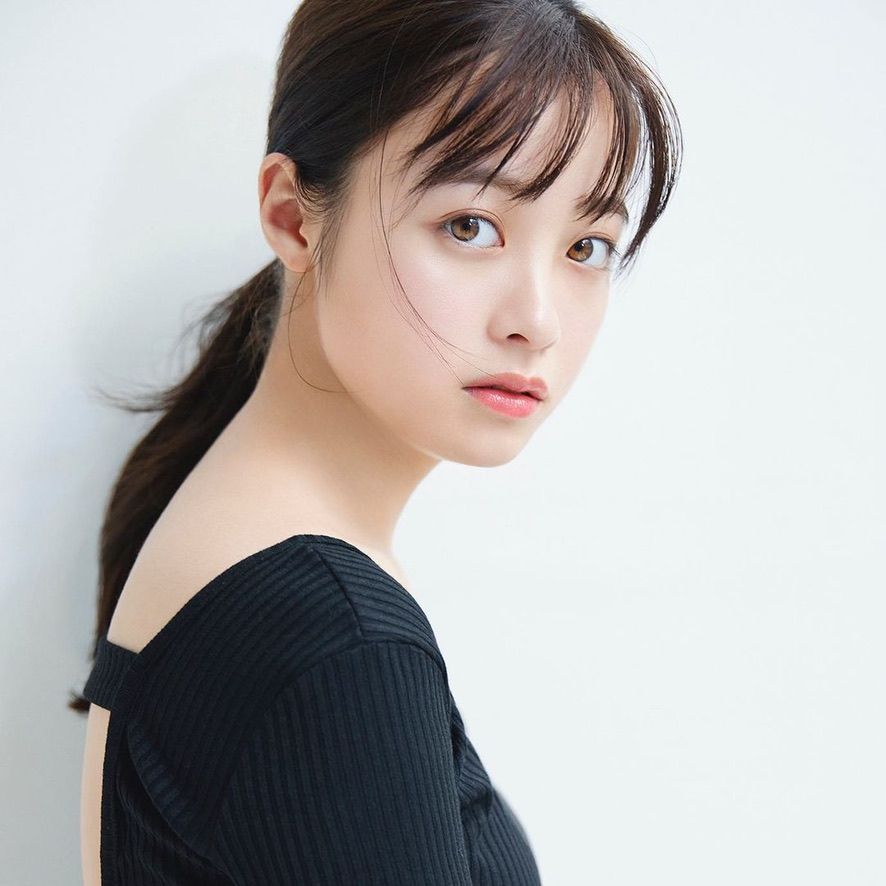
#> input picture opencv/Photos/2.jpeg, 886 x 886 px
$ python '7_edge detector.py'
#> lines starting #> are read from the running program, lines starting #| are printed output that depends on the picture; after the words box and inside, x2 and y2 are one past the last pixel; in counts of white or black regions, pixels touching at a corner belong together
import cv2 as cv
import numpy as np

# 边缘检测(需要灰度图)流程：
# 1.高斯滤波
# 2.计算像素点梯度和方向
# 3.非极大值抑制
# 4.双阈值
# 5.抑制孤立的弱边缘

img = cv.imread('Photos/2.jpeg',cv.IMREAD_GRAYSCALE)
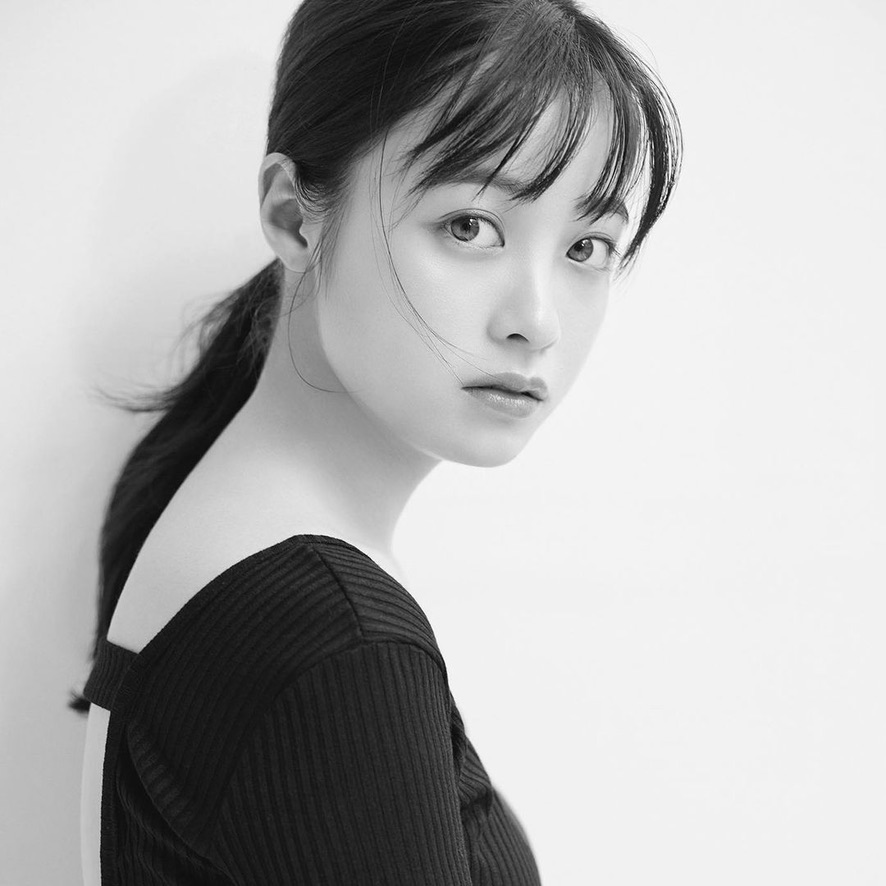
#> img: shape (886, 886); min 0, max 255, mean 177.6

img1 = cv.Canny(img,80,150)
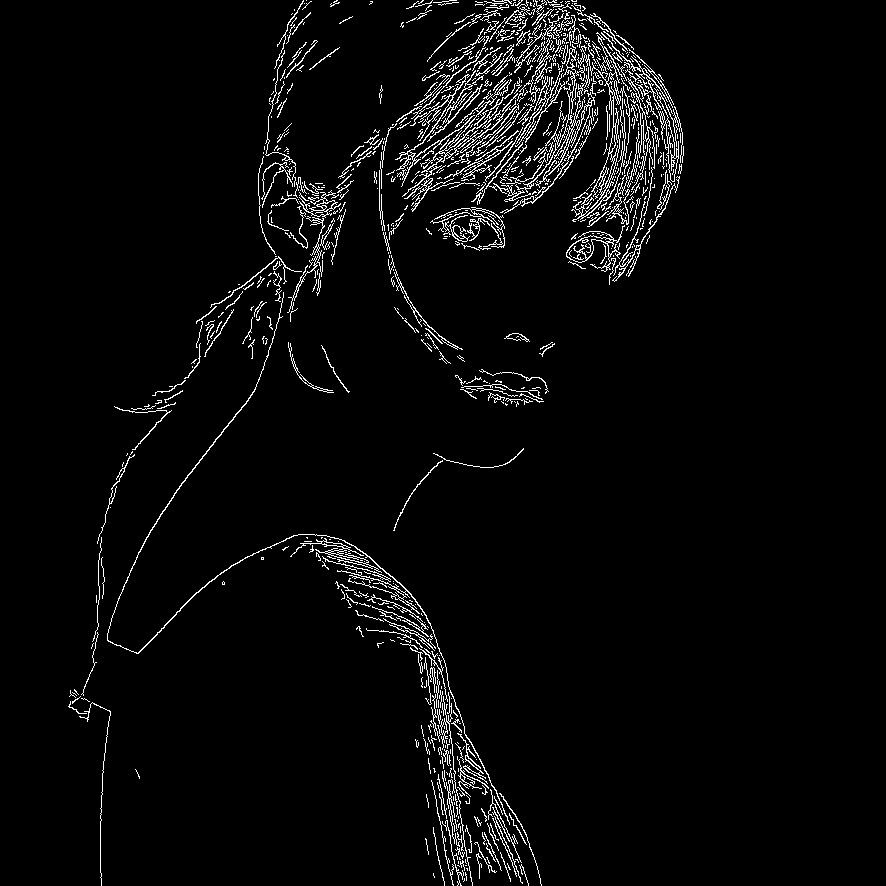
#> img1: shape (886, 886); 3.6% white in thin lines or dots, all inside (x1, y1, x2, y2) = (68, 0, 684, 886)
img2 = cv.Canny(img,50,100)
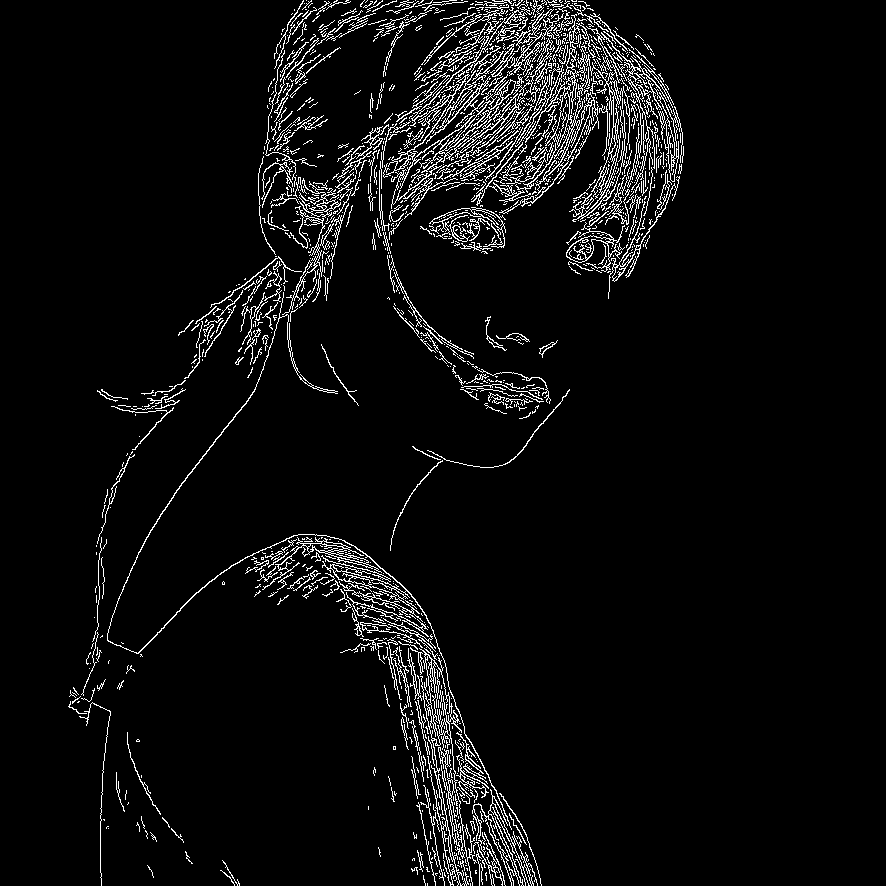
#> img2: shape (886, 886); 5.1% white in thin lines or dots, all inside (x1, y1, x2, y2) = (68, 0, 684, 886)

res = np.hstack((img1,img2))
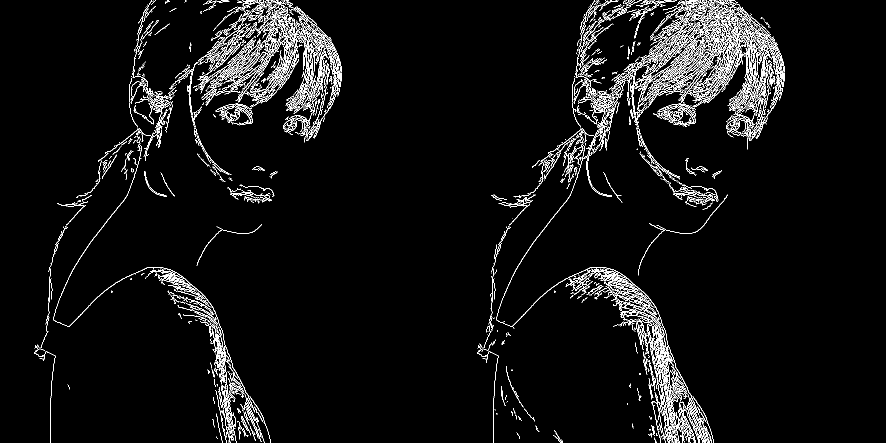
#> res: shape (886, 1772) (shown at 1/2 size); 4.3% white in thin lines or dots, all inside (x1, y1, x2, y2) = (68, 0, 1570, 886)

cv.imshow('image',res)
cv.waitKey(0)
cv.destroyAllWindows()

$ run again, with opencv/Photos/4.jpeg copied over opencv/Photos/2.jpeg
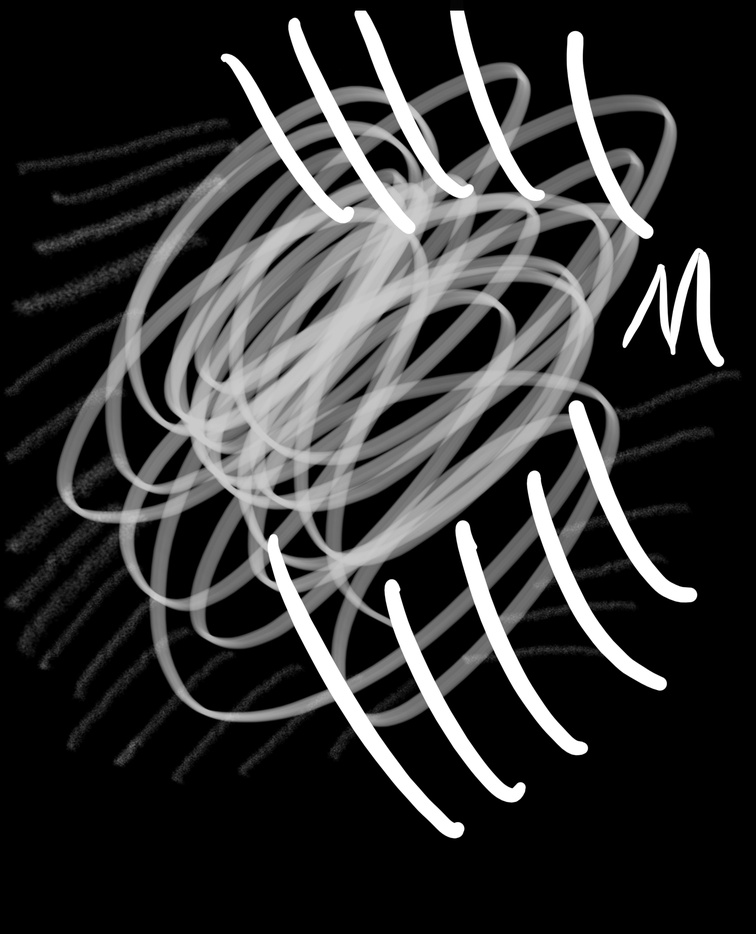
#> input picture opencv/Photos/4.jpeg, 756 x 934 px, shrunk from 1640 x 2026 before the run
#> img is the input picture: shape (934, 756); min 0, max 255, mean 50.6
#> `img1 = cv.Canny(img,80,150)`:
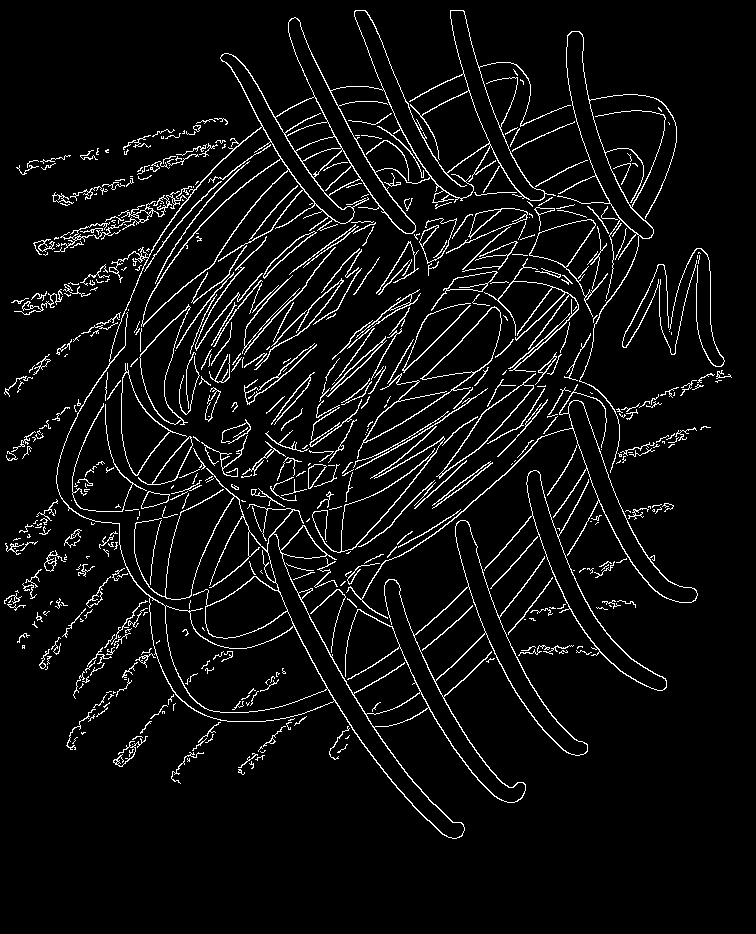
#> img1: shape (934, 756); 5.7% white in thin lines or dots, all inside (x1, y1, x2, y2) = (4, 10, 732, 839)
#> img2: shape (934, 756); 6.9% white in thin lines or dots, all inside (x1, y1, x2, y2) = (4, 10, 742, 839)
#> `res = np.hstack((img1,img2))`:
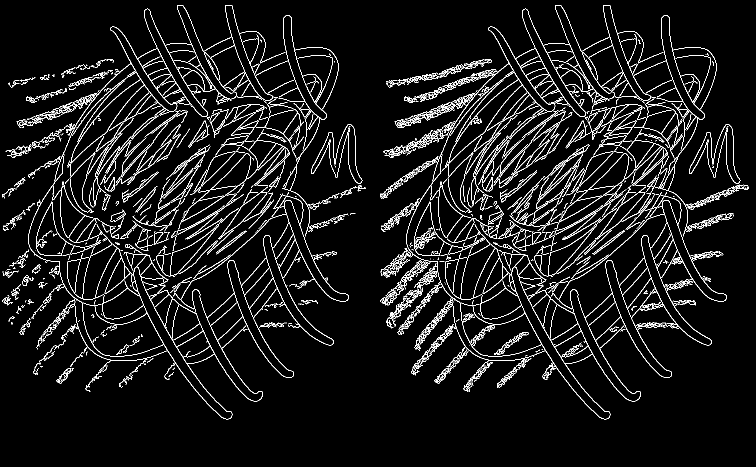
#> res: shape (934, 1512) (shown at 1/2 size); 6.3% white in thin lines or dots, all inside (x1, y1, x2, y2) = (4, 10, 1498, 839)

$ run again, with opencv/Photos/face.jpeg copied over opencv/Photos/2.jpeg
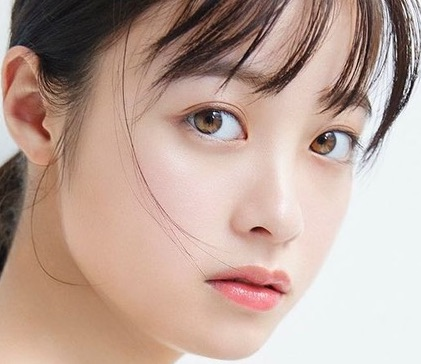
#> input picture opencv/Photos/face.jpeg, 421 x 364 px
#> `img1 = cv.Canny(img,80,150)`:
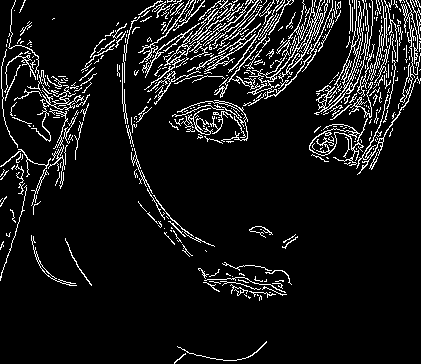
#> img1: shape (364, 421); 8.7% white in thin lines or dots
#> img2: shape (364, 421); 11.3% white in thin lines or dots
#> `res = np.hstack((img1,img2))`:
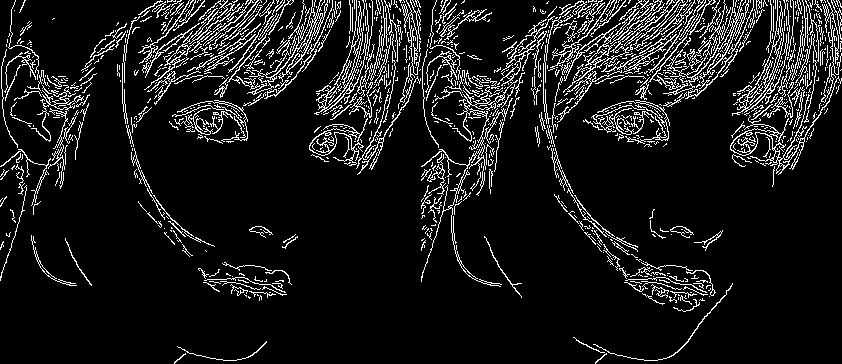
#> res: shape (364, 842); 10% white in thin lines or dots
